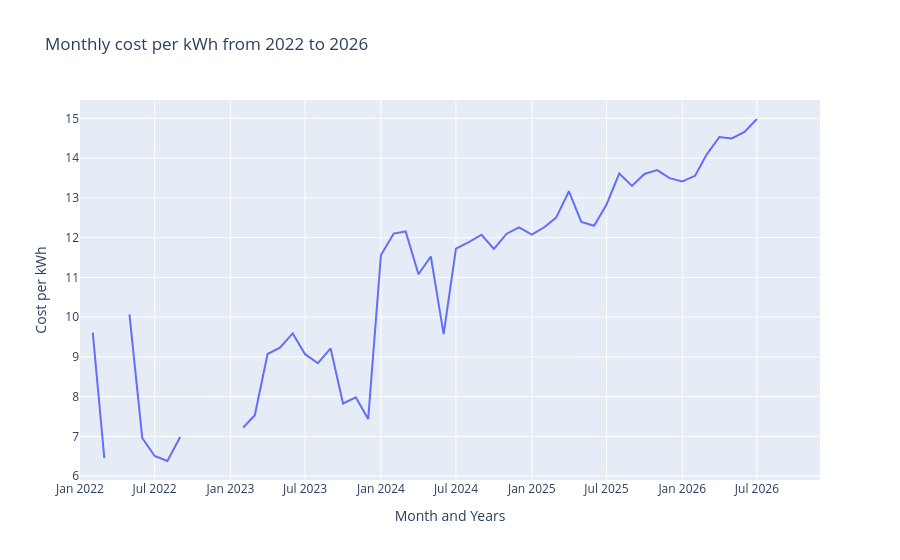

Notebook cell for this chart:
### Markdown cell above
### **1. Does my cost per kWh appear to be increasing or decreasing?**

### Code cell
# Visualize the dataset
figure1 = px.line(
    data_frame=bill,
    x = 'date',
    y = 'cost_per_kwh',
    #color='month',
    labels = {
        'date' : 'Month and Years',
        'cost_per_kwh' : 'Cost per kWh'
    },
    #markers = True,
    #text='cost_per_kwh',
    title = 'Monthly cost per kWh from 2022 to 2026'
)

# For manual control on labels
'''figure1.update_xaxes(
    dtick = 'M2',
    tickformat = '%b - %Y'
)'''

figure1.show()
